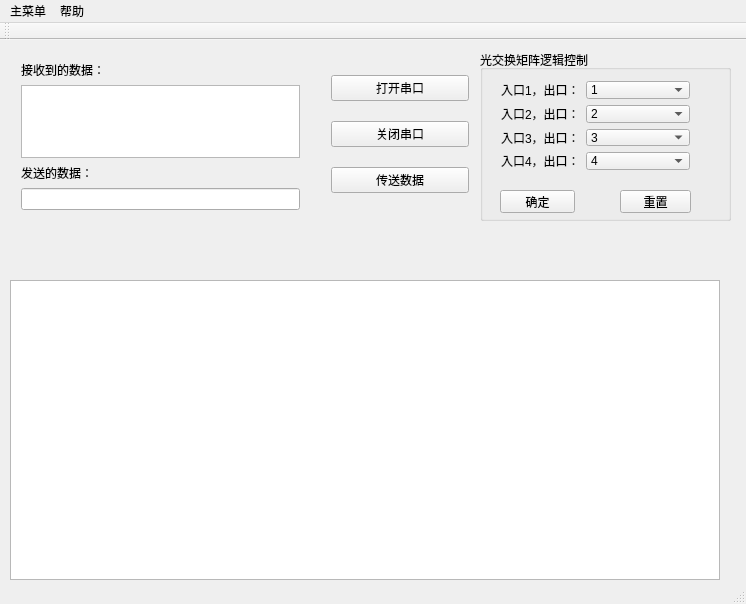
<?xml version="1.0" encoding="UTF-8"?>
<ui version="4.0">
 <class>MainWindow</class>
 <widget class="QMainWindow" name="MainWindow">
  <property name="geometry">
   <rect>
    <x>0</x>
    <y>0</y>
    <width>746</width>
    <height>604</height>
   </rect>
  </property>
  <property name="minimumSize">
   <size>
    <width>710</width>
    <height>300</height>
   </size>
  </property>
  <property name="windowTitle">
   <string>MainWindow</string>
  </property>
  <widget class="QWidget" name="centralWidget">
   <widget class="QGraphicsView" name="graphicsView">
    <property name="geometry">
     <rect>
      <x>10</x>
      <y>240</y>
      <width>710</width>
      <height>300</height>
     </rect>
    </property>
    <property name="minimumSize">
     <size>
      <width>710</width>
      <height>280</height>
     </size>
    </property>
   </widget>
   <widget class="QWidget" name="verticalLayoutWidget">
    <property name="geometry">
     <rect>
      <x>320</x>
      <y>10</y>
      <width>160</width>
      <height>171</height>
     </rect>
    </property>
    <layout class="QVBoxLayout" name="verticalLayout">
     <item>
      <widget class="QPushButton" name="openMyComBtn">
       <property name="text">
        <string>打开串口</string>
       </property>
      </widget>
     </item>
     <item>
      <widget class="QPushButton" name="closeMyComBtn">
       <property name="text">
        <string>关闭串口</string>
       </property>
      </widget>
     </item>
     <item>
      <widget class="QPushButton" name="sendMsgBtn">
       <property name="text">
        <string>传送数据</string>
       </property>
      </widget>
     </item>
    </layout>
   </widget>
   <widget class="QWidget" name="verticalLayoutWidget_2">
    <property name="geometry">
     <rect>
      <x>10</x>
      <y>10</y>
      <width>301</width>
      <height>171</height>
     </rect>
    </property>
    <layout class="QVBoxLayout" name="verticalLayout_2">
     <item>
      <widget class="QLabel" name="label_6">
       <property name="text">
        <string>接收到的数据：</string>
       </property>
      </widget>
     </item>
     <item>
      <widget class="QTextBrowser" name="textBrowser"/>
     </item>
     <item>
      <widget class="QLabel" name="label_5">
       <property name="text">
        <string>发送的数据：</string>
       </property>
      </widget>
     </item>
     <item>
      <widget class="QLineEdit" name="sendMsgLineEdit"/>
     </item>
    </layout>
   </widget>
   <widget class="QGroupBox" name="groupBox">
    <property name="geometry">
     <rect>
      <x>480</x>
      <y>10</y>
      <width>251</width>
      <height>171</height>
     </rect>
    </property>
    <property name="layoutDirection">
     <enum>Qt::LeftToRight</enum>
    </property>
    <property name="autoFillBackground">
     <bool>true</bool>
    </property>
    <property name="title">
     <string>光交换矩阵逻辑控制</string>
    </property>
    <widget class="QPushButton" name="Confirm_Btn">
     <property name="geometry">
      <rect>
       <x>20</x>
       <y>140</y>
       <width>75</width>
       <height>23</height>
      </rect>
     </property>
     <property name="text">
      <string>确定</string>
     </property>
    </widget>
    <widget class="QPushButton" name="Reset_Btn">
     <property name="geometry">
      <rect>
       <x>140</x>
       <y>140</y>
       <width>71</width>
       <height>23</height>
      </rect>
     </property>
     <property name="text">
      <string>重置</string>
     </property>
    </widget>
    <widget class="QWidget" name="formLayoutWidget">
     <property name="geometry">
      <rect>
       <x>10</x>
       <y>20</y>
       <width>211</width>
       <height>111</height>
      </rect>
     </property>
     <layout class="QFormLayout" name="formLayout">
      <property name="fieldGrowthPolicy">
       <enum>QFormLayout::AllNonFixedFieldsGrow</enum>
      </property>
      <item row="0" column="0">
       <widget class="QLabel" name="label">
        <property name="text">
         <string>入口1，出口：</string>
        </property>
       </widget>
      </item>
      <item row="0" column="1">
       <widget class="QComboBox" name="Output1">
        <property name="currentIndex">
         <number>0</number>
        </property>
        <item>
         <property name="text">
          <string>1</string>
         </property>
        </item>
        <item>
         <property name="text">
          <string>2</string>
         </property>
        </item>
        <item>
         <property name="text">
          <string>3</string>
         </property>
        </item>
        <item>
         <property name="text">
          <string>4</string>
         </property>
        </item>
       </widget>
      </item>
      <item row="1" column="0">
       <widget class="QLabel" name="label_2">
        <property name="text">
         <string>入口2，出口：</string>
        </property>
       </widget>
      </item>
      <item row="1" column="1">
       <widget class="QComboBox" name="Output2">
        <property name="currentIndex">
         <number>1</number>
        </property>
        <item>
         <property name="text">
          <string>1</string>
         </property>
        </item>
        <item>
         <property name="text">
          <string>2</string>
         </property>
        </item>
        <item>
         <property name="text">
          <string>3</string>
         </property>
        </item>
        <item>
         <property name="text">
          <string>4</string>
         </property>
        </item>
       </widget>
      </item>
      <item row="2" column="0">
       <widget class="QLabel" name="label_3">
        <property name="text">
         <string>入口3，出口：</string>
        </property>
       </widget>
      </item>
      <item row="2" column="1">
       <widget class="QComboBox" name="Output3">
        <property name="currentIndex">
         <number>2</number>
        </property>
        <item>
         <property name="text">
          <string>1</string>
         </property>
        </item>
        <item>
         <property name="text">
          <string>2</string>
         </property>
        </item>
        <item>
         <property name="text">
          <string>3</string>
         </property>
        </item>
        <item>
         <property name="text">
          <string>4</string>
         </property>
        </item>
       </widget>
      </item>
      <item row="3" column="0">
       <widget class="QLabel" name="label_4">
        <property name="text">
         <string>入口4，出口：</string>
        </property>
       </widget>
      </item>
      <item row="3" column="1">
       <widget class="QComboBox" name="Output4">
        <property name="currentIndex">
         <number>3</number>
        </property>
        <item>
         <property name="text">
          <string>1</string>
         </property>
        </item>
        <item>
         <property name="text">
          <string>2</string>
         </property>
        </item>
        <item>
         <property name="text">
          <string>3</string>
         </property>
        </item>
        <item>
         <property name="text">
          <string>4</string>
         </property>
        </item>
       </widget>
      </item>
     </layout>
    </widget>
   </widget>
  </widget>
  <widget class="QMenuBar" name="menuBar">
   <property name="geometry">
    <rect>
     <x>0</x>
     <y>0</y>
     <width>746</width>
     <height>23</height>
    </rect>
   </property>
   <widget class="QMenu" name="menu">
    <property name="title">
     <string>主菜单</string>
    </property>
    <addaction name="actionReference"/>
   </widget>
   <widget class="QMenu" name="help">
    <property name="title">
     <string>帮助</string>
    </property>
    <addaction name="actionContact"/>
    <addaction name="actionAbout_Version"/>
   </widget>
   <addaction name="menu"/>
   <addaction name="help"/>
  </widget>
  <widget class="QToolBar" name="mainToolBar">
   <attribute name="toolBarArea">
    <enum>TopToolBarArea</enum>
   </attribute>
   <attribute name="toolBarBreak">
    <bool>false</bool>
   </attribute>
  </widget>
  <widget class="QStatusBar" name="statusBar"/>
  <action name="actionContact">
   <property name="text">
    <string>Contact Us</string>
   </property>
  </action>
  <action name="actionAbout_Version">
   <property name="text">
    <string>About Version</string>
   </property>
  </action>
  <action name="actionReference">
   <property name="text">
    <string>Reference</string>
   </property>
  </action>
 </widget>
 <layoutdefault spacing="6" margin="11"/>
 <resources/>
 <connections/>
</ui>
